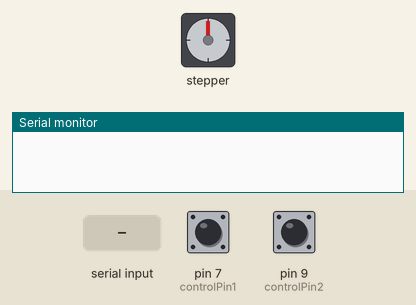
This sketch was run on a simulated Arduino Uno, built with avr-gcc and run on an emulated ATmega328P. On the bench: stepper motor, the last lines printed to the serial monitor. The test bench sets the inputs (shaded band); at power-on: pin 7 (controlPin1) HIGH, pin 9 (controlPin2) HIGH. Stepper angles assume 1600 steps per turn.

Above: at 1.2 s.
1.3 s: "90,45\n" received over Serial
At 2.3 s:
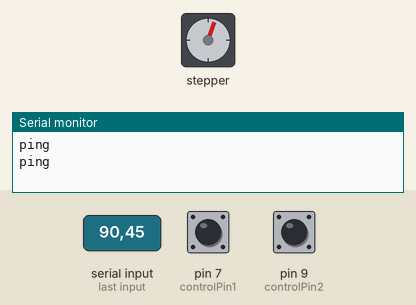
2.8 s: pin 7 (controlPin1) pulled LOW for 1 s
At 4.8 s:
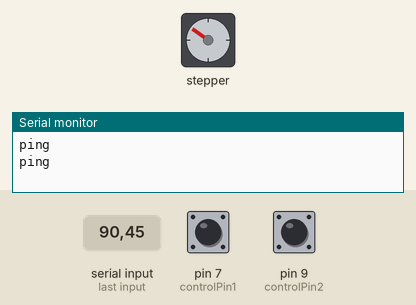
5.3 s: pin 9 (controlPin2) pulled LOW for 3.2 s
At 9.6 s:
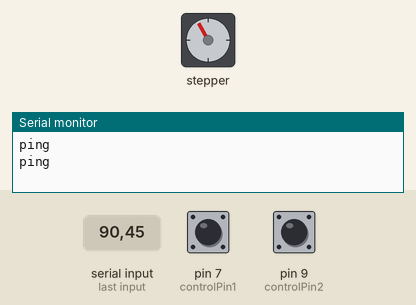
10.0 s: pin 9 (controlPin2) pulled LOW for 1 s
At 11.5 s:
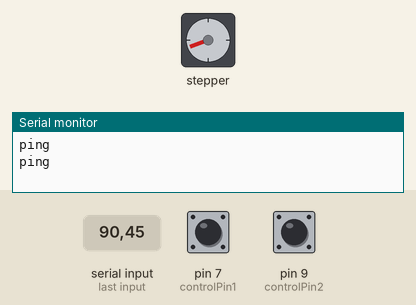
12.5 s: "200\n" received over Serial
At 13.7 s:
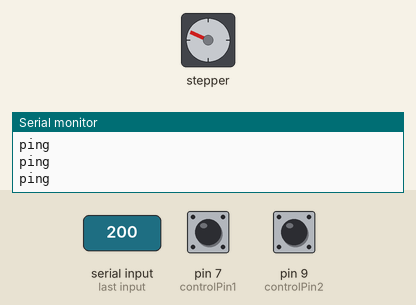
14.0 s: pin 7 (controlPin1) pulled LOW for 1 s
At 15.7 s:
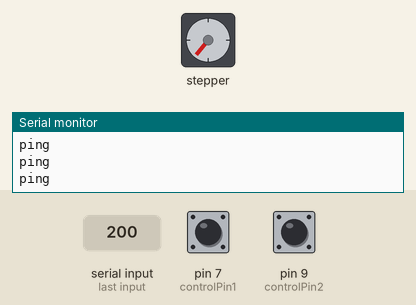
Timing chart, 0 to 17.2 s (numbered marks = the images above; inputs shaded):
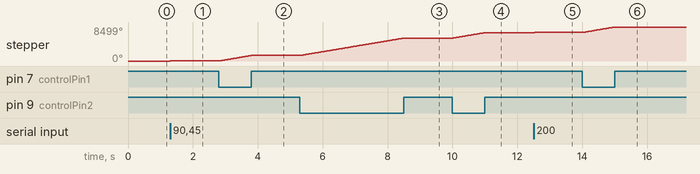

The sketch:

LaserThicknessArduino.ino
```cpp
#include <Stepper.h>

const int stepsPerRevolution = 1600;   // Change this according to your motor's specification
const int clkPin = 3;            // Stepper control pin 1 (CLK)
const int dirPin = 2;            // Stepper control pin 2 (DIR)
const int controlPin1 = 7;
const int controlPin2 = 9;

Stepper stepper(stepsPerRevolution, clkPin, dirPin);

void setup() {
  stepper.setSpeed(4000);    // Set the speed of the stepper motor (in steps per minute)
  Serial.begin(115200);  // Set the baud rate to match the value used in the Python script
  pinMode(controlPin1, INPUT_PULLUP);
  pinMode(controlPin2, INPUT_PULLUP);
}

void loop() {
  if (Serial.available()) {
    Serial.println("ping");
    // Read the command from the serial connection
    String command = Serial.readStringUntil('\n');
    long steps = command.toInt();

    volatile long i = 0;

    if((steps < 0) == 1) {
      steps = abs(steps);
      while(i < steps){
        digitalWrite(dirPin, HIGH);
        stepper.step(1);
        i = i + 1;
      }
    } else if ((steps > 0) == 1) {
      while(i < steps){
        digitalWrite(dirPin, LOW);
        stepper.step(1);
        i = i + 1;
      }
    }
    Serial.println("ping");
  }


  volatile int sensorVal1 = digitalRead(controlPin1);
  volatile int sensorVal2 = digitalRead(controlPin2);
  while (sensorVal1 == LOW) {
    digitalWrite(dirPin, LOW);
    stepper.step(1);
    sensorVal1 = digitalRead(controlPin1);
  }
  while (sensorVal2 == LOW) {
    digitalWrite(dirPin, HIGH);
    stepper.step(1);
    sensorVal2 = digitalRead(controlPin2);
    }
}
```

Measured:
- after the input at 1.3 s, stepper: goes 1° 0.01 s, then 20°, starting at once
- after the input at 2.8 s, stepper: turns 1365° clockwise in 1.0 s, starting at once
- after the input at 5.3 s, stepper: turns 4346° clockwise in 3.2 s, starting at once
- after the input at 10.0 s, stepper: turns 1358° clockwise in 1.0 s, starting at once
- after the input at 12.5 s, stepper: turns 45° clockwise, starting at once
- after the input at 14.0 s, stepper: turns 1365° clockwise in 1.0 s, starting at once
